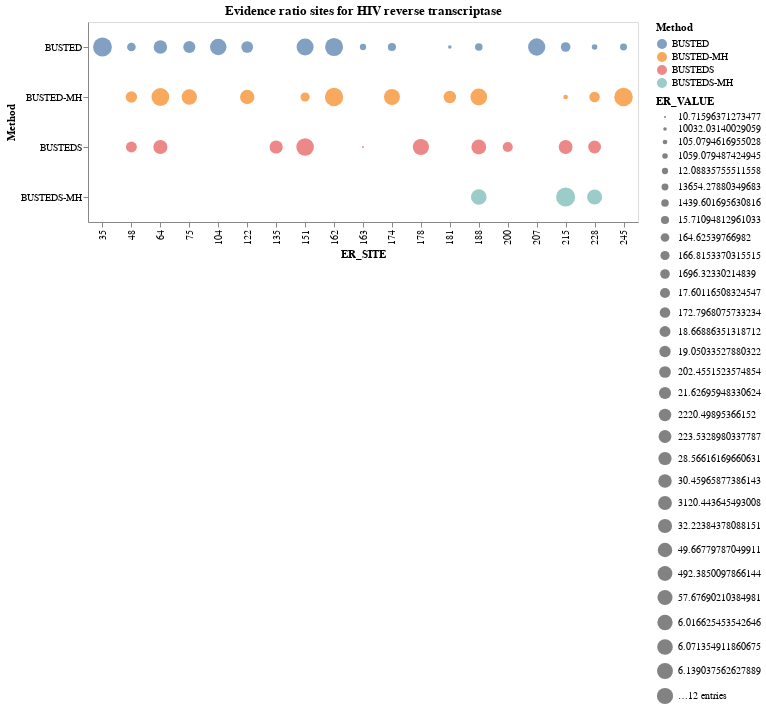

The cell this chart's notebook holds for it:
### Code cell
gene_tag = "HIV_RT"
sites = df[df["Gene"] == gene_tag]["ER_SITE"].to_list()
print(sites)
sites = [int(x) for x in sites]
sites.sort(reverse = False)
print(sites)
sites = [str(x) for x in sites]
print(sites)

alt.Chart(
    df[df["Gene"] == gene_tag],
    title="Evidence ratio sites for HIV reverse transcriptase"
).mark_circle().encode(
    x=alt.X('ER_SITE:O', sort=sites),
    y='Method',
    size = "ER_VALUE",
    color = "Method"
).properties(width=550, height=200)

### Figure 1 — Vega-Lite specification as saved in the notebook (floating-point values rounded to 4 significant figures)
{"config": {"view": {"continuousWidth": 400, "continuousHeight": 300}}, "data": {"name": "data-eee9e912d942147e0747e86d3772063f"}, "mark": "circle", "encoding": {"color": {"field": "Method", "type": "nominal"}, "size": {"field": "ER_VALUE", "type": "nominal"}, "x": {"field": "ER_SITE", "sort": ["35", "48", "48", "48", "64", "64", "64", "75", "75", "104", "122", "122", "135", "151", "151", "151", "162", "162", "163", "163", "174", "174", "178", "181", "181", "188", "188", "188", "188", "200", "207", "215", "215", "215", "215", "228", "228", "228", "228", "245", "245"], "type": "ordinal"}, "y": {"field": "Method", "type": "nominal"}}, "height": 200, "title": "Evidence ratio sites for HIV reverse transcriptase", "width": 550, "$schema": "https://vega.github.io/schema/vega-lite/v4.17.0.json", "datasets": {"data-eee9e912d942147e0747e86d3772063f": [{"ER_SITE": "35", "Gene": "HIV_RT", "Method": "BUSTED", "ER_VALUE": "9.1341148092035"}, {"ER_SITE": "48", "Gene": "HIV_RT", "Method": "BUSTED", "ER_VALUE": "164.62539766982"}, {"ER_SITE": "64", "Gene": "HIV_RT", "Method": "BUSTED", "ER_VALUE": "30.45965877386143"}, {"ER_SITE": "75", "Gene": "HIV_RT", "Method": "BUSTED", "ER_VALUE": "21.62695948330624"}, {"ER_SITE": "104", "Gene": "HIV_RT", "Method": "BUSTED", "ER_VALUE": "6.9745784438174"}, {"ER_SITE": "122", "Gene": "HIV_RT", "Method": "BUSTED", "ER_VALUE": "202.4551523574854"}, {"ER_SITE": "151", "Gene": "HIV_RT", "Method": "BUSTED", "ER_VALUE": "688.3436395133299"}, {"ER_SITE": "162", "Gene": "HIV_RT", "Method": "BUSTED", "ER_VALUE": "831.2877508751824"}, {"ER_SITE": "163", "Gene": "HIV_RT", "Method": "BUSTED", "ER_VALUE": "12.08835755511558"}, {"ER_SITE": "174", "Gene": "HIV_RT", "Method": "BUSTED", "ER_VALUE": "15.71094812961033"}, {"ER_SITE": "181", "Gene": "HIV_RT", "Method": "BUSTED", "ER_VALUE": "10032.03140029059"}, {"ER_SITE": "188", "Gene": "HIV_RT", "Method": "BUSTED", "ER_VALUE": "1439.601695630816"}, {"ER_SITE": "207", "Gene": "HIV_RT", "Method": "BUSTED", "ER_VALUE": "7.417156849743336"}, {"ER_SITE": "215", "Gene": "HIV_RT", "Method": "BUSTED", "ER_VALUE": "1696.32330214839"}, {"ER_SITE": "228", "Gene": "HIV_RT", "Method": "BUSTED", "ER_VALUE": "1059.079487424945"}, {"ER_SITE": "245", "Gene": "HIV_RT", "Method": "BUSTED", "ER_VALUE": "13654.27880349683"}, {"ER_SITE": "48", "Gene": "HIV_RT", "Method": "BUSTED-MH", "ER_VALUE": "19.05033527880322"}, {"ER_SITE": "64", "Gene": "HIV_RT", "Method": "BUSTED-MH", "ER_VALUE": "8.958711796619502"}, {"ER_SITE": "75", "Gene": "HIV_RT", "Method": "BUSTED-MH", "ER_VALUE": "6.016625453542646"}, {"ER_SITE": "122", "Gene": "HIV_RT", "Method": "BUSTED-MH", "ER_VALUE": "49.66779787049911"}, {"ER_SITE": "151", "Gene": "HIV_RT", "Method": "BUSTED-MH", "ER_VALUE": "166.8153370315515"}, {"ER_SITE": "162", "Gene": "HIV_RT", "Method": "BUSTED-MH", "ER_VALUE": "87.90863303129947"}, {"ER_SITE": "174", "Gene": "HIV_RT", "Method": "BUSTED-MH", "ER_VALUE": "6.139037562627889"}, {"ER_SITE": "181", "Gene": "HIV_RT", "Method": "BUSTED-MH", "ER_VALUE": "2220.49895366152"}, {"ER_SITE": "188", "Gene": "HIV_RT", "Method": "BUSTED-MH", "ER_VALUE": "66.262891498688"}, {"ER_SITE": "215", "Gene": "HIV_RT", "Method": "BUSTED-MH", "ER_VALUE": "105.0794616955028"}, {"ER_SITE": "228", "Gene": "HIV_RT", "Method": "BUSTED-MH", "ER_VALUE": "172.7968075733234"}, {"ER_SITE": "245", "Gene": "HIV_RT", "Method": "BUSTED-MH", "ER_VALUE": "880.0508947009135"}, {"ER_SITE": "48", "Gene": "HIV_RT", "Method": "BUSTEDS", "ER_VALUE": "18.66886351318712"}, {"ER_SITE": "64", "Gene": "HIV_RT", "Method": "BUSTEDS", "ER_VALUE": "32.22384378088151"}, {"ER_SITE": "135", "Gene": "HIV_RT", "Method": "BUSTEDS", "ER_VALUE": "28.56616169660631"}, {"ER_SITE": "151", "Gene": "HIV_RT", "Method": "BUSTEDS", "ER_VALUE": "8.362415292532438"}, {"ER_SITE": "163", "Gene": "HIV_RT", "Method": "BUSTEDS", "ER_VALUE": "10.71596371273477"}, {"ER_SITE": "178", "Gene": "HIV_RT", "Method": "BUSTEDS", "ER_VALUE": "6.48418191387948"}, {"ER_SITE": "188", "Gene": "HIV_RT", "Method": "BUSTEDS", "ER_VALUE": "492.3850097866144"}, {"ER_SITE": "200", "Gene": "HIV_RT", "Method": "BUSTEDS", "ER_VALUE": "17.60116508324547"}, {"ER_SITE": "215", "Gene": "HIV_RT", "Method": "BUSTEDS", "ER_VALUE": "3120.443645493008"}, {"ER_SITE": "228", "Gene": "HIV_RT", "Method": "BUSTEDS", "ER_VALUE": "223.5328980337787"}, {"ER_SITE": "188", "Gene": "HIV_RT", "Method": "BUSTEDS-MH", "ER_VALUE": "6.071354911860675"}, {"ER_SITE": "215", "Gene": "HIV_RT", "Method": "BUSTEDS-MH", "ER_VALUE": "9.962050803478741"}, {"ER_SITE": "228", "Gene": "HIV_RT", "Method": "BUSTEDS-MH", "ER_VALUE": "57.67690210384981"}]}}
